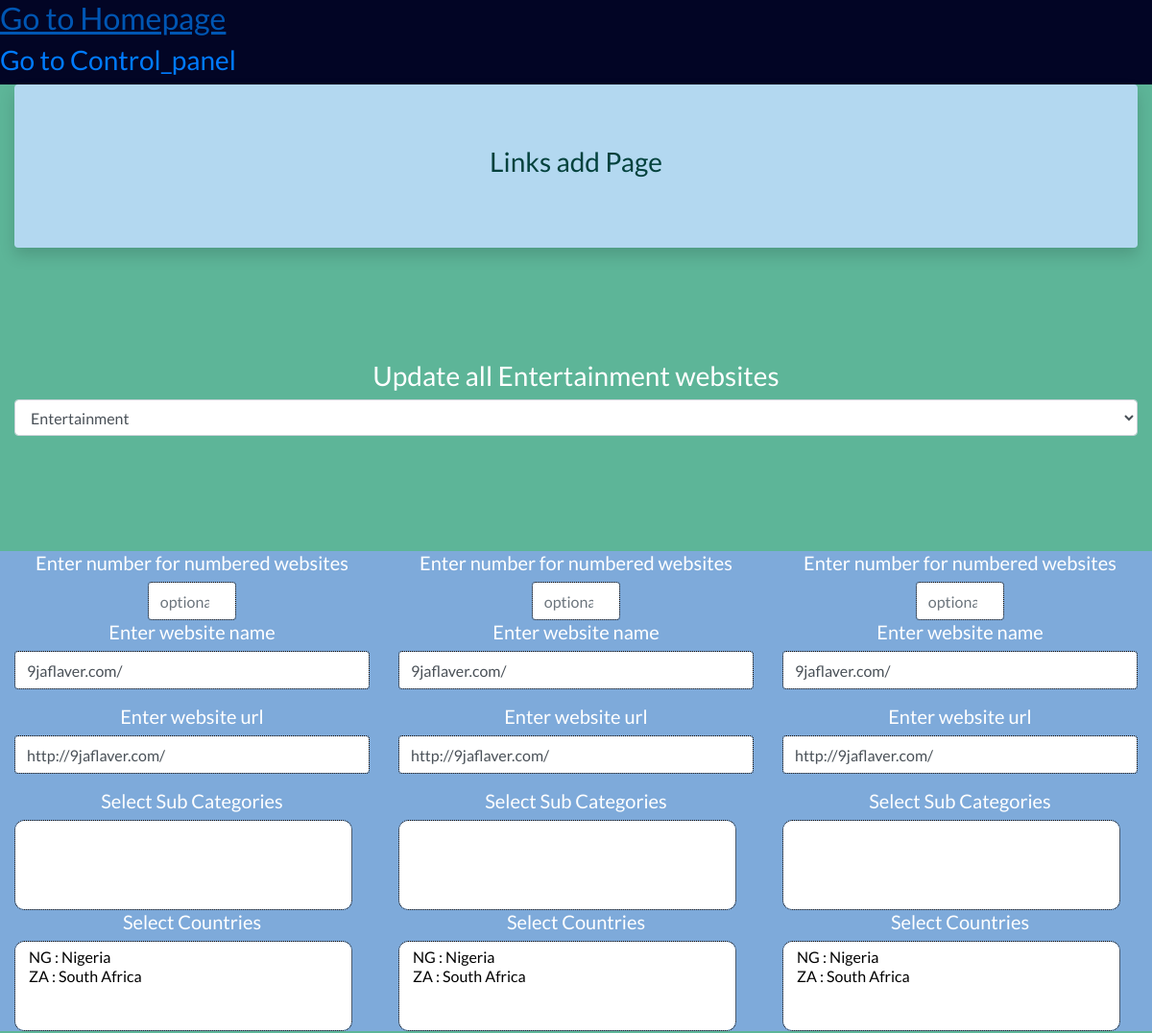
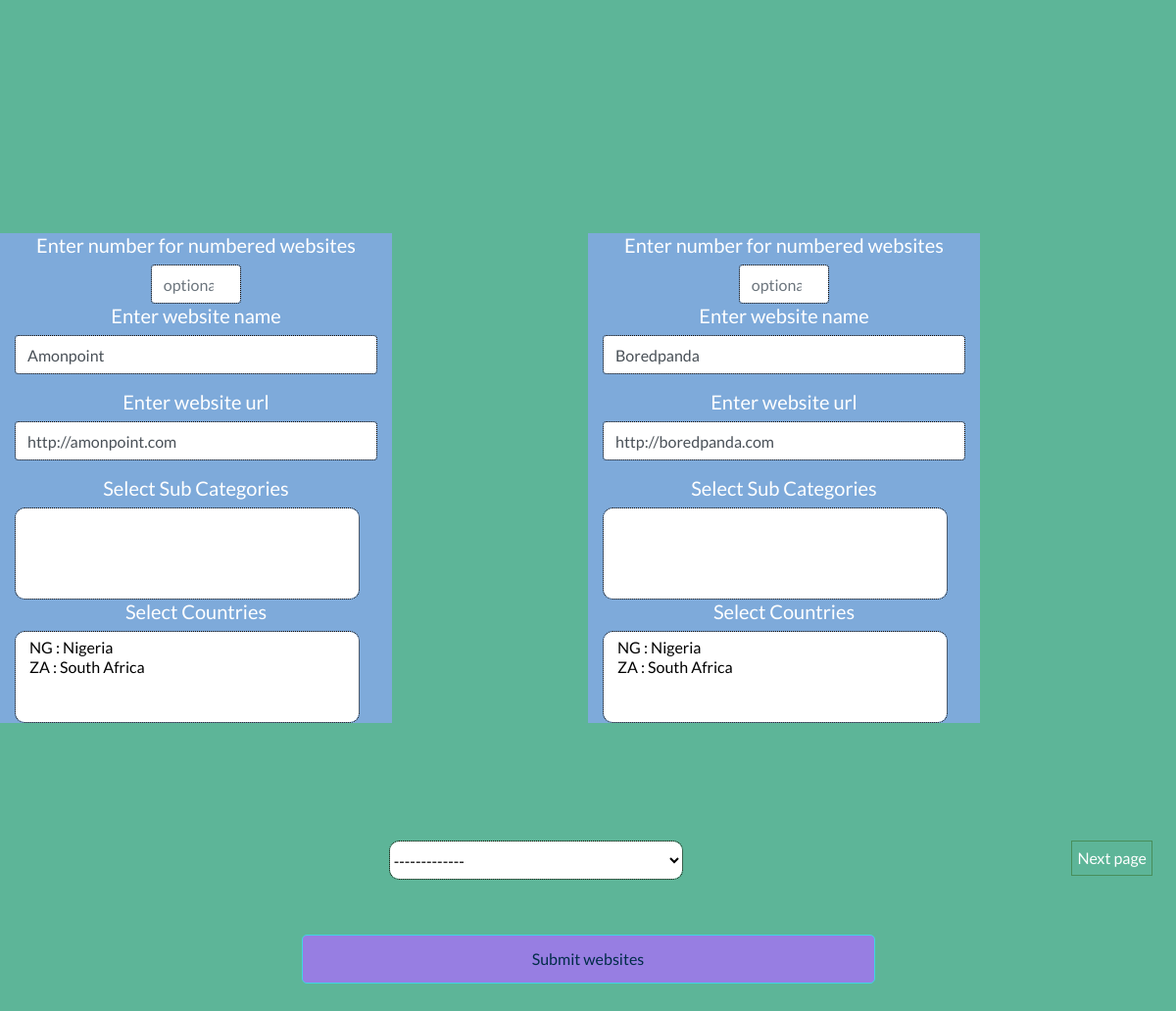
Screenshot of /update_website/5/ with the database file from the repository (2 pictures, top to bottom).
### Websites/models.py (models this page shows, shortened)
class Categories(models.Model):
	LIST_CHOICES = (
	('OL','Numbered List'),
	('UL','List')
	)
	List_Type = models.CharField(max_length=2,choices=LIST_CHOICES,default='UL')
	icon = models.ImageField(help_text="Select image to upload",upload_to = 'categories',null=True,blank=True)
	category = models.CharField(max_length=500)
	sub_categories = models.ManyToManyField(Sub_Categories,related_name="categories")
	class Meta:
		ordering = ['category']

class Websites(models.Model):
	Countries = models.ManyToManyField(Countries,blank=True)
	Number = models.IntegerField(null=True,blank=True)
	category = models.ForeignKey(Categories,related_name="websites",default=1,on_delete=models.CASCADE)
	Tags = models.ManyToManyField(Sub_Categories,related_name="Tags",blank=True)
	url = models.URLField(default="http://")
	website =models.CharField(max_length=250,default="None")
	class Meta:
		ordering = [F('category').asc(nulls_last=True),'category',F('Number').asc(nulls_last=True)]

### Websites/views.py (the view, shortened to what this page needs)
def update_websites(request,**kwargs):
	object = Categories.objects.get(pk=kwargs['pk'])
	kwargs['object'] = object
	paginator = Paginator(Websites.objects.filter(category=object).order_by(F('Number').asc(nulls_last=True),F('website').asc(nulls_last=True)),5)
	page = request.GET.get('p')
	queryset = paginator.get_page(page)
	kwargs['page_range'] = paginator.page_range
	kwargs['queryset'] = queryset
	kwargs['categories'] = Categories.objects.all()
	kwargs['Countries'] = Countries.objects.all()
	return render(request,"home/update_website.html",kwargs)

### Websites/models.py (called while the page is built)
	def __str__(self):
		return "{} : {}".format(self.Country_code,self.Country_name)

### Websites/templates/home/update_website.html (shortened to what this page needs)
{% extends "home/index.html" %}
{% block nav %}
<h2 style="color:#131D06;">
	<a href="{% url 'home' %}">Go to Homepage</a>
</h2>
<h3 style="color:#131D06;">
	<a href="{% url 'control_panel' %}">Go to Control_panel</a>
</h3>
{% endblock %}
{% block content %}
<div class="body2">
      <div class="container-fluid body2"  >
      	<div class="jumbotron shadow rounded s-center " id="s-head">
      		<h3>Links add Page</h3>
      	</div>
      		<h3 class="s-web-head">Update all {{object.category}} websites</h3>
      	<form  method="post" >
    <select class="form-control" id="category-select" name="category" >
    	<option value="{{object.pk}}">{{object.category}}</option>
    	</select>
    <div class="category-form row">
    {% for form in queryset %}
 <div class="col-md-6 col-lg-4 " style="background-color:#7EAADA; margin:10% 0;" ><h5 style="text-align:center;">Enter number for numbered websites</h5> <input class="form-control w-25 mx-auto" type="number" name="Number" placeholder="optional" value="{{form.Number}}"> <h5 style="text-align:center;">Enter website name</h5> <input name="website" class="form-control mb-3 w-100" type="text" placeholder="Enter website name" value="{{form.website}}"  required > <h5 style="text-align:center;">Enter website url </h5> <input name="url" class="form-control mb-3 w-100 " type="text" placeholder="Enter website url" value="{{form.url}}" required >
 <h5 style="text-align:center;">
Select Sub Categories
</h5>
<select class="form-control" name="Tags_{{form.pk}}" multiple>
</select>
<h5 style="text-align:center;">
Select Countries
</h5>
<select class="form-control" name="Countries_{{form.pk}}" multiple>
{% for data in Countries %}
{% if data in form.Countries.all %}
<option value="{{data.pk}}" selected>
{{data}}
</option>
{% else %}
<option value="{{data.pk}}">
</option>
{% endif %}
{% endfor %}
</select>
 </div> <hr>
        {% endfor %}
    <div style="width:100%; display:flex;">
<select class="form-control w-25 mx-auto" onChange="window.document.location.href=this.options[this.selectedIndex].value;" style="padding:0; margin:0;" >
 	   <option> -------------</option>
 	 </select>
    	{% if queryset.has_next %}
    	<a href="?p={{queryset.next_page_number}}" style="float:right; margin: 0 2% 5% 0; color:#FFFFFF; border:1px solid #478E5B; padding:5px; ">Next page</a>
    	{% endif %}
    </div>
    </div>
    <div class="w-50" style="margin:0 auto 10% auto;"> <button class="s-submit w-100" type="submit" id="submit">Submit websites</button> </div>
      	</form>
      </div>
      </div>
{% endblock %}

### static/assets/css/style.css (style rules this page uses)
html,body { width: 100%; margin: 0px; padding: 0px; overflow-x: hidden; font-family: 'Lato', sans-serif; }
.body2 { background:#5DB598; width:100vw; padding-bottom:5%; }
.category-form input { border: 1px dotted #190B00; width:95%; height:40px; }
.category-form select { border: 1px dotted #190B00; border-radius: 10px; width:95%; color:black; background-color:white; height:40px; }
.s-submit { background-color:#977EE2; color:#002C48; border:1px solid #40D4E6; border-radius:5px; height:50px; -moz-transition:background-color 1s; -webkit-transition:background-color 1s; transition:background-color 1s; }
.s-web-head { margin-top:10%; text-align:center; position:relative; animation-name:head_anim; animation-duration:3s; animation-iteration-count:infinite; }
.s-center { text-align:center; color : #02413C; }
#s-head { background-color:#B3D8F0; }

### rows the page displays
Categories: category "Entertainment"
Websites: website "9jaflaver.com/", url "http://9jaflaver.com/", pk "NG : Nigeria / ZA : South Africa"
Websites: website "9jaflaver.com/", url "http://9jaflaver.com/", pk "NG : Nigeria / ZA : South Africa"
Websites: website "9jaflaver.com/", url "http://9jaflaver.com/", pk "NG : Nigeria / ZA : South Africa"
Websites: website "Amonpoint", url "http://amonpoint.com", pk "NG : Nigeria / ZA : South Africa"
Websites: website "Boredpanda", url "http://boredpanda.com", pk "NG : Nigeria / ZA : South Africa"
